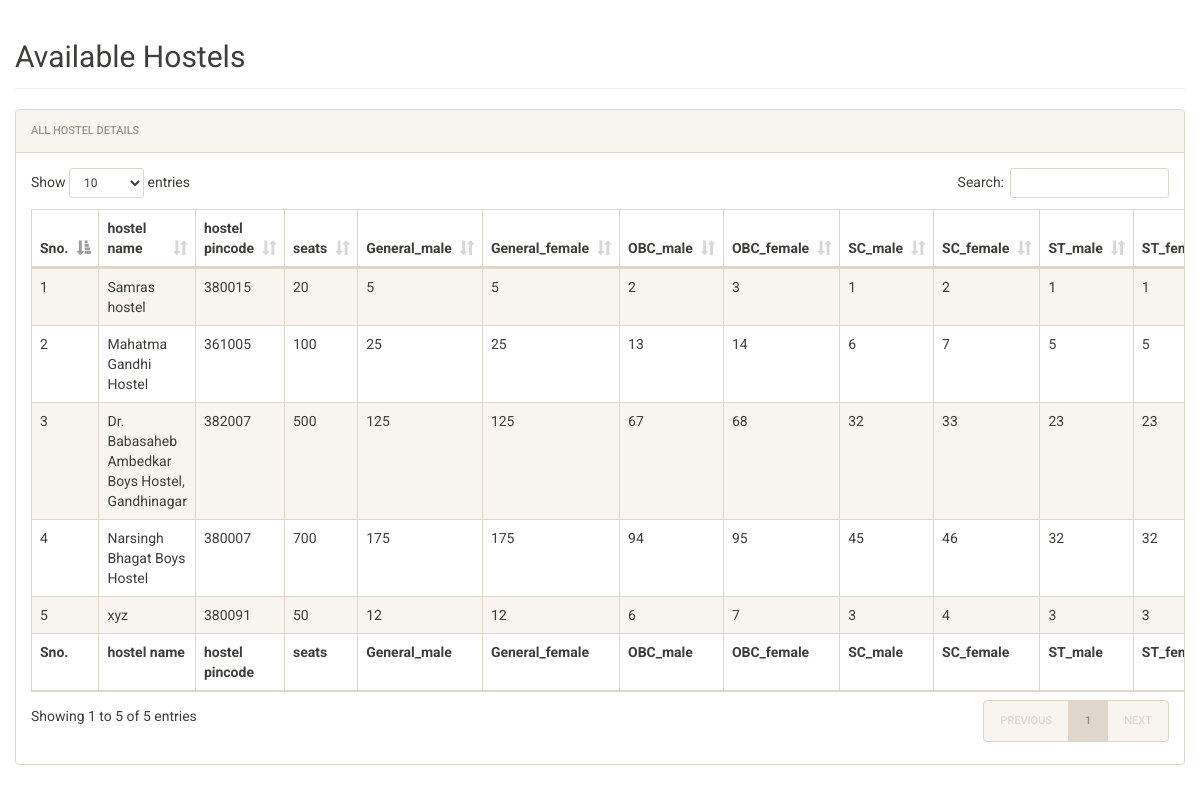
The page /viewseats.php on the database its author committed.
### tables this page shows
CREATE TABLE `hostel` (
  `hid` int(11) NOT NULL,
  `h_name` varchar(50) NOT NULL,
  `h_address` varchar(250) NOT NULL,
  `h_pincode` int(6) NOT NULL,
  `seats` int(5) NOT NULL,
  `GEN_m` int(5) NOT NULL,
  `GEN_f` int(5) NOT NULL,
  `OBC_m` int(5) NOT NULL,
  `OBC_f` int(5) NOT NULL,
  `SC_m` int(5) NOT NULL,
  `SC_f` int(5) NOT NULL,
  `ST_m` int(5) NOT NULL,
  `ST_f` int(5) NOT NULL,
  `posting_date` timestamp NOT NULL DEFAULT CURRENT_TIMESTAMP
);

### viewseats.php (the view, shortened to what this page needs)
<?php
include('includes/config.php');
?>
<!doctype html>
<html lang="en" class="no-js">
<head>
	<link rel="stylesheet" href="css/font-awesome.min.css">
	<link rel="stylesheet" href="css/bootstrap.min.css">
	<link rel="stylesheet" href="css/dataTables.bootstrap.min.css">
	<link rel="stylesheet" href="css/bootstrap-social.css">
	<link rel="stylesheet" href="css/bootstrap-select.css">
	<link rel="stylesheet" href="css/fileinput.min.css">
	<link rel="stylesheet" href="css/awesome-bootstrap-checkbox.css">
	<link rel="stylesheet" href="css/style.css">
</head>
<body>
		<div class="content-wrapper">
			<div class="container-fluid">
				<div class="row">
					<div class="col-md-12">
						<h2 class="page-title" style="padding-top: 20px;">Available Hostels</h2>
						<div class="panel panel-default">
							<div class="panel-heading">All Hostel Details</div>
							<div class="panel-body">
								<table id="zctb" class="display table table-striped table-bordered table-hover" cellspacing="0" width="100%">
									<thead>
										<tr>
											<th>Sno.</th>
											<th>hostel name</th>
											<th>hostel pincode</th>
											<th>seats</th>
											<th>General_male</th>
											<th>General_female</th>
											<th>OBC_male</th>
											<th>OBC_female</th>
											<th>SC_male</th>
											<th>SC_female</th>
											<th>ST_male</th>
											<th>ST_female</th>
										</tr>
									</thead>
									<tfoot>
										<tr>
											<th>Sno.</th>
											<th>hostel name</th>
											<th>hostel pincode</th>
											<th>seats</th>
											<th>General_male</th>
											<th>General_female</th>
											<th>OBC_male</th>
											<th>OBC_female</th>
											<th>SC_male</th>
											<th>SC_female</th>
											<th>ST_male</th>
											<th>ST_female</th>
										</tr>
									</tfoot>
									<tbody>
<?php
$ret="select * from hostel";
$stmt= $mysqli->prepare($ret) ;
$stmt->execute() ;
$res=$stmt->get_result();
$cnt=1;
while($row=$res->fetch_object())
	  {
	  	?>
<tr><td><?php echo $cnt;;?></td>
<td><?php echo $row->h_name;?></td>
<td><?php echo $row->h_pincode;?></td>
<td><?php echo $row->seats;?></td>
<td><?php echo $row->GEN_m;?></td>
<td><?php echo $row->GEN_f;?></td>
<td><?php echo $row->OBC_m;?></td>
<td><?php echo $row->OBC_f;?></td>
<td><?php echo $row->SC_m;?></td>
<td><?php echo $row->SC_f;?></td>
<td><?php echo $row->ST_m;?></td>
<td><?php echo $row->ST_f;?></td>
										</tr>
									<?php
$cnt=$cnt+1;
									 } ?>
									</tbody>
								</table>
							</div>
						</div>
					</div>
				</div>
			</div>
		</div>
</body>
</html>

### css/style.css (style rules this page uses)
html { font-size: 14px; }
@media only screen and (min-width: 480px) { html { font-size: 17px; } }
@media only screen and (min-width: 768px) { html { font-size: 14px; } }
body { font-size: 1em; }
.panel { overflow: hidden; }
.page-title { padding-bottom: 15px; margin-bottom: 20px; border-bottom: 1px solid #f0f0f0; }

### rows shown on the page
hostel: h_name "Samras hostel", h_pincode "380015", seats "20", GEN_m "5", GEN_f "5", OBC_m "2", OBC_f "3", SC_m "1", SC_f "2", ST_m "1", ST_f "1"
hostel: h_name "Mahatma Gandhi Hostel", h_pincode "361005", seats "100", GEN_m "25", GEN_f "25", OBC_m "13", OBC_f "14", SC_m "6", SC_f "7", ST_m "5", ST_f "5"
hostel: h_name "Dr. Babasaheb Ambedkar Boys Hostel, Gandhinagar", h_pincode "382007", seats "500", GEN_m "125", GEN_f "125", OBC_m "67", OBC_f "68", SC_m "32", SC_f "33", ST_m "23", ST_f "23"
hostel: h_name "Narsingh Bhagat Boys Hostel", h_pincode "380007", seats "700", GEN_m "175", GEN_f "175", OBC_m "94", OBC_f "95", SC_m "45", SC_f "46", ST_m "32", ST_f "32"
hostel: h_name "xyz", h_pincode "380091", seats "50", GEN_m "12", GEN_f "12", OBC_m "6", OBC_f "7", SC_m "3", SC_f "4", ST_m "3", ST_f "3"
